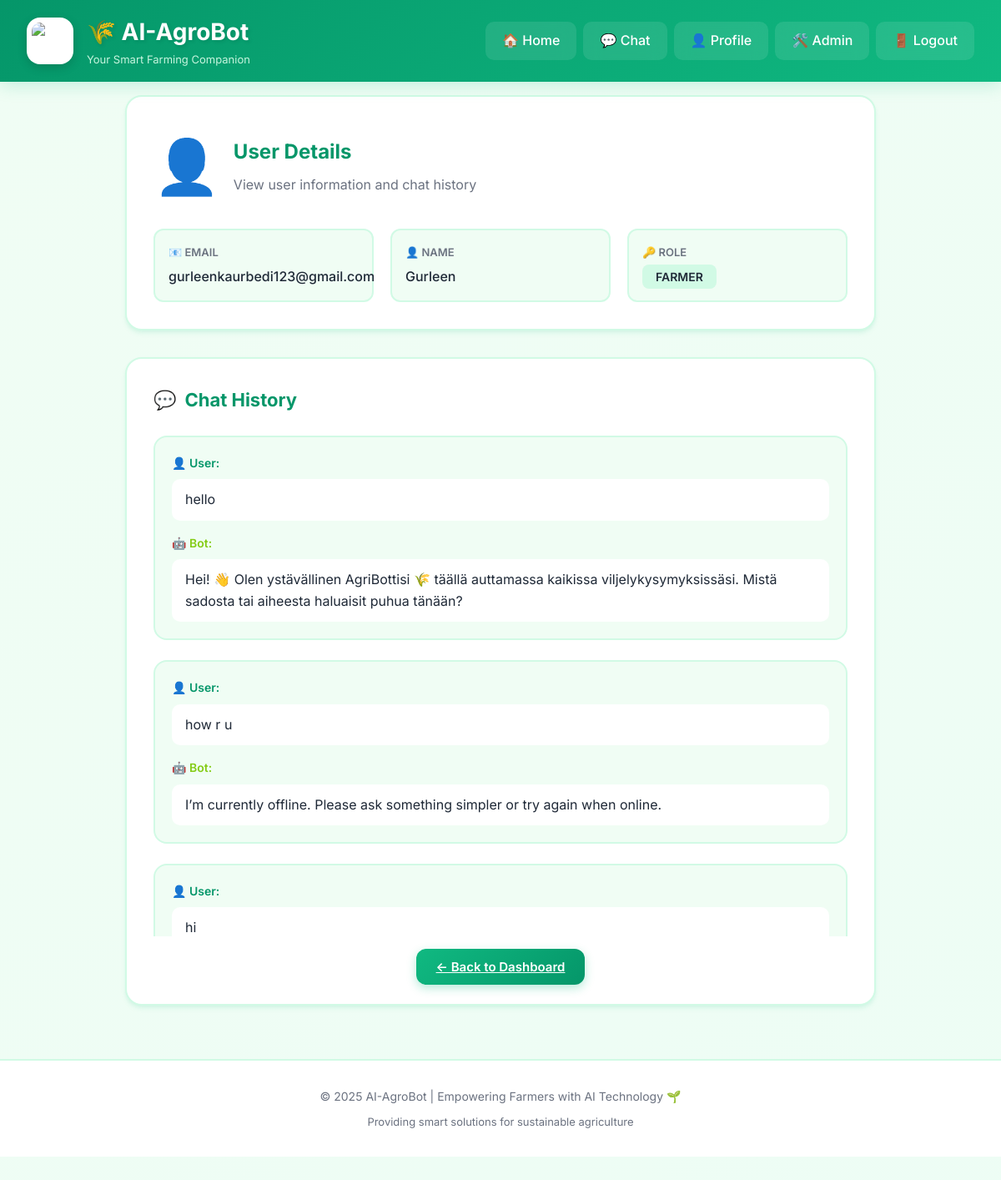
The app's page /admin/user/4 (signed in) with its own data.
### database.py (models this page shows)
class User(UserMixin, db.Model):
    __tablename__ = "users"
    id = db.Column(db.Integer, primary_key=True)
    email = db.Column(db.String(200), unique=True, nullable=False)
    password = db.Column(db.String(200), nullable=False)
    name = db.Column(db.String(100))
    role = db.Column(db.String(20), default="farmer")
    primary_crop = db.Column(db.String(100))
    region = db.Column(db.String(100))
    preferred_language = db.Column(db.String(20), default="en")

class ChatHistory(db.Model):
    __tablename__ = "chat_history"
    id = db.Column(db.Integer, primary_key=True)
    user_id = db.Column(db.Integer, db.ForeignKey("users.id"), nullable=True)
    user_message = db.Column(db.Text)
    bot_response = db.Column(db.Text)
    created_at = db.Column(db.DateTime, default=datetime.utcnow)
    feedback = db.Column(db.String(20), nullable=True)

### app.py (the view)
@app.route("/admin/user/<int:user_id>")
@login_required
def admin_view_user(user_id):
    if current_user.role != "admin":
        flash("Access denied", "danger")
        return redirect(url_for("home"))  # Changed
    user = User.query.get_or_404(user_id)
    chats = ChatHistory.query.filter_by(user_id=user.id).order_by(ChatHistory.created_at.desc()).all()
    return render_template("admin_view_user.html", user=user, chats=chats)

### app.py (called while the page is built)
@login_manager.user_loader
def load_user(user_id):
    return db.session.get(User, int(user_id))

### templates/admin_view_user.html (shortened to what this page needs)
{% extends "base.html" %}
{% block content %}
<div style="max-width: 900px; margin: 0 auto;">
  <div style="background: var(--card); padding: 32px; border-radius: 20px; box-shadow: var(--shadow); border: 2px solid var(--border); margin-bottom: 32px;">
    <div style="display: flex; align-items: center; gap: 16px; margin-bottom: 24px;">
      <span style="font-size: 64px;">👤</span>
      <div>
        <h2 style="color: var(--primary-dark); margin: 0 0 8px 0;">User Details</h2>
        <p style="color: var(--text-light); margin: 0;">View user information and chat history</p>
      </div>
    </div>
    <div style="display: grid; grid-template-columns: repeat(auto-fit, minmax(250px, 1fr)); gap: 20px;">
      <div style="padding: 16px; background: var(--bg); border-radius: 12px; border: 2px solid var(--border);">
        <p style="color: var(--text-light); font-size: 13px; margin: 0 0 6px 0; font-weight: 600; text-transform: uppercase;">📧 Email</p>
        <p style="color: var(--text); font-size: 16px; margin: 0; font-weight: 500;">{{ user.email }}</p>
      </div>
      <div style="padding: 16px; background: var(--bg); border-radius: 12px; border: 2px solid var(--border);">
        <p style="color: var(--text-light); font-size: 13px; margin: 0 0 6px 0; font-weight: 600; text-transform: uppercase;">👤 Name</p>
        <p style="color: var(--text); font-size: 16px; margin: 0; font-weight: 500;">{{ user.name or 'Not provided' }}</p>
      </div>
      <div style="padding: 16px; background: var(--bg); border-radius: 12px; border: 2px solid var(--border);">
        <p style="color: var(--text-light); font-size: 13px; margin: 0 0 6px 0; font-weight: 600; text-transform: uppercase;">🔑 Role</p>
        <p style="margin: 0;">
          <span style="padding: 6px 16px; border-radius: 8px; font-size: 14px; font-weight: 600; background: {% if user.role == 'admin' %}var(--accent){% else %}var(--primary-light){% endif %}; color: var(--text);">
            {{ user.role|upper }}
          </span>
        </p>
      </div>
    </div>
  </div>
  <div style="background: var(--card); padding: 32px; border-radius: 20px; box-shadow: var(--shadow); border: 2px solid var(--border);">
    <h3 style="color: var(--primary-dark); margin: 0 0 24px 0; display: flex; align-items: center; gap: 10px;">
      <span>💬</span> Chat History
    </h3>
    {% if chats %}
      <div style="max-height: 600px; overflow-y: auto;">
        {% for c in chats %}
          <div style="margin-bottom: 24px; padding: 20px; background: var(--bg); border-radius: 16px; border: 2px solid var(--border);">
            <div style="margin-bottom: 16px;">
              <p style="color: var(--primary-dark); font-weight: 600; margin: 0 0 8px 0; font-size: 14px;">
                👤 User:
              </p>
              <p style="color: var(--text); margin: 0; line-height: 1.6; padding: 12px 16px; background: white; border-radius: 10px;">
                {{ c.user_message }}
              </p>
            </div>
            <div>
              <p style="color: var(--secondary); font-weight: 600; margin: 0 0 8px 0; font-size: 14px;">
                🤖 Bot:
              </p>
              <p style="color: var(--text); margin: 0; line-height: 1.6; padding: 12px 16px; background: white; border-radius: 10px;">
                {{ c.bot_response }}
              </p>
            </div>
          </div>
        {% endfor %}
      </div>
    {% endif %}
    <div style="margin-top: 24px; text-align: center;">
      <a href="{{ url_for('admin_dashboard') }}" class="btn">← Back to Dashboard</a>
    </div>
  </div>
</div>
{% endblock %}

### static/style.css (style rules this page uses)
:root { --primary: #10b981; --primary-dark: #059669; --primary-light: #d1fae5; --secondary: #84cc16; --accent: #fbbf24; --muted: #6b7280; --bg: #f0fdf4; --bg-secondary: #ecfdf5; --card: #ffffff; --text: #1f2937; --text-light: #6b7280; --border: #d1fae5; --shadow: 0 4px 6px -1px rgba(16, 185, 129, 0.1), 0 2px 4px -1px rgba(16, 185, 129, 0.06); --shadow-lg: 0 10px 15px -3px rgba(16, 185, 129, 0.1), 0 4px 6px -2px rgba(16, 185, 129, 0.05); }
* { box-sizing: border-box; margin: 0; padding: 0; }
body { font-family: 'Inter', -apple-system, BlinkMacSystemFont, 'Segoe UI', Roboto, 'Helvetica Neue', Arial, sans-serif; background: linear-gradient(135deg, #f0fdf4 0%, #ecfdf5 100%); color: var(--text); line-height: 1.6; min-height: 100vh; }
.btn, button { background: linear-gradient(135deg, var(--primary) 0%, var(--primary-dark) 100%); color: white; border: none; padding: 12px 24px; border-radius: 12px; cursor: pointer; font-weight: 600; font-size: 15px; transition: all 0.3s ease; box-shadow: 0 4px 12px rgba(16, 185, 129, 0.3); }
.admin-kb h3, .admin-chats h3, .main h3 { color: var(--primary-dark); margin-bottom: 20px; font-size: 22px; font-weight: 700; }

### records on screen
User: email "gurleenkaurbedi123@gmail.com", name "Gurleen", role "FARMER"
ChatHistory: user_message "hello", bot_response "Hei! 👋 Olen ystävällinen AgriBottisi 🌾 täällä auttamassa kaikissa viljelykysymyksissäsi. Mistä sadosta tai aiheesta haluaisit puhua tänään?"
ChatHistory: user_message "how r u", bot_response "I’m currently offline. Please ask something simpler or try again when online."
ChatHistory: user_message "hi"
